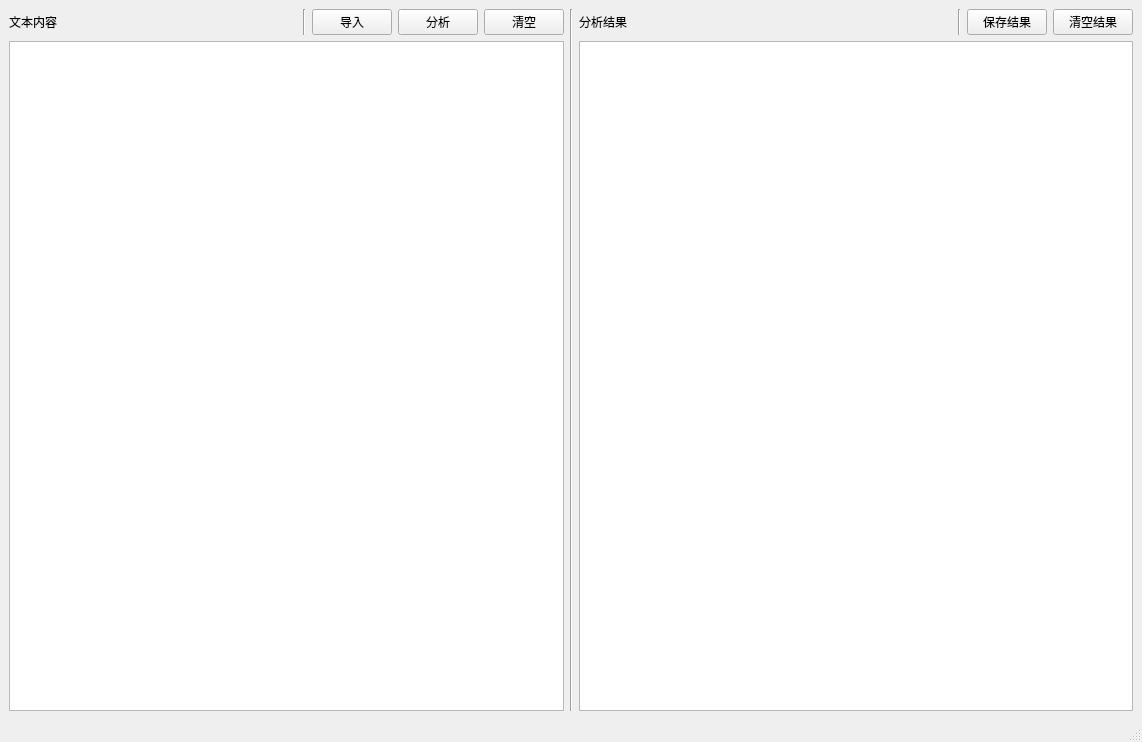
<?xml version="1.0" encoding="UTF-8"?>
<ui version="4.0">
 <class>MainWindow</class>
 <widget class="QMainWindow" name="MainWindow">
  <property name="geometry">
   <rect>
    <x>0</x>
    <y>0</y>
    <width>1142</width>
    <height>742</height>
   </rect>
  </property>
  <property name="windowTitle">
   <string>MainWindow</string>
  </property>
  <widget class="QWidget" name="centralwidget">
   <layout class="QGridLayout" name="gridLayout">
    <item row="0" column="0">
     <layout class="QHBoxLayout" name="horizontalLayout_4">
      <item>
       <layout class="QVBoxLayout" name="verticalLayout_2">
        <item>
         <layout class="QHBoxLayout" name="horizontalLayout">
          <item>
           <widget class="QLabel" name="label_3">
            <property name="text">
             <string>文本内容</string>
            </property>
           </widget>
          </item>
          <item>
           <spacer name="horizontalSpacer">
            <property name="orientation">
             <enum>Qt::Horizontal</enum>
            </property>
            <property name="sizeHint" stdset="0">
             <size>
              <width>40</width>
              <height>20</height>
             </size>
            </property>
           </spacer>
          </item>
          <item>
           <widget class="Line" name="line_2">
            <property name="orientation">
             <enum>Qt::Vertical</enum>
            </property>
           </widget>
          </item>
          <item>
           <widget class="QPushButton" name="importbtn">
            <property name="text">
             <string>导入</string>
            </property>
           </widget>
          </item>
          <item>
           <widget class="QPushButton" name="transbtn">
            <property name="text">
             <string>分析</string>
            </property>
           </widget>
          </item>
          <item>
           <widget class="QPushButton" name="clrbtn">
            <property name="text">
             <string>清空</string>
            </property>
           </widget>
          </item>
         </layout>
        </item>
        <item>
         <widget class="QTextEdit" name="inputtxt"/>
        </item>
       </layout>
      </item>
      <item>
       <widget class="Line" name="line">
        <property name="orientation">
         <enum>Qt::Vertical</enum>
        </property>
       </widget>
      </item>
      <item>
       <layout class="QVBoxLayout" name="verticalLayout">
        <item>
         <layout class="QHBoxLayout" name="horizontalLayout_2">
          <item>
           <widget class="QLabel" name="label_2">
            <property name="text">
             <string>分析结果</string>
            </property>
           </widget>
          </item>
          <item>
           <spacer name="horizontalSpacer_2">
            <property name="orientation">
             <enum>Qt::Horizontal</enum>
            </property>
            <property name="sizeHint" stdset="0">
             <size>
              <width>40</width>
              <height>20</height>
             </size>
            </property>
           </spacer>
          </item>
          <item>
           <widget class="Line" name="line_3">
            <property name="orientation">
             <enum>Qt::Vertical</enum>
            </property>
           </widget>
          </item>
          <item>
           <widget class="QPushButton" name="savebtn">
            <property name="text">
             <string>保存结果</string>
            </property>
           </widget>
          </item>
          <item>
           <widget class="QPushButton" name="clrresbtn">
            <property name="text">
             <string>清空结果</string>
            </property>
           </widget>
          </item>
         </layout>
        </item>
        <item>
         <widget class="QTextEdit" name="outputtxt"/>
        </item>
       </layout>
      </item>
     </layout>
    </item>
   </layout>
  </widget>
  <widget class="QMenuBar" name="menubar">
   <property name="geometry">
    <rect>
     <x>0</x>
     <y>0</y>
     <width>1142</width>
     <height>26</height>
    </rect>
   </property>
  </widget>
  <widget class="QStatusBar" name="statusbar"/>
 </widget>
 <resources/>
 <connections/>
</ui>
